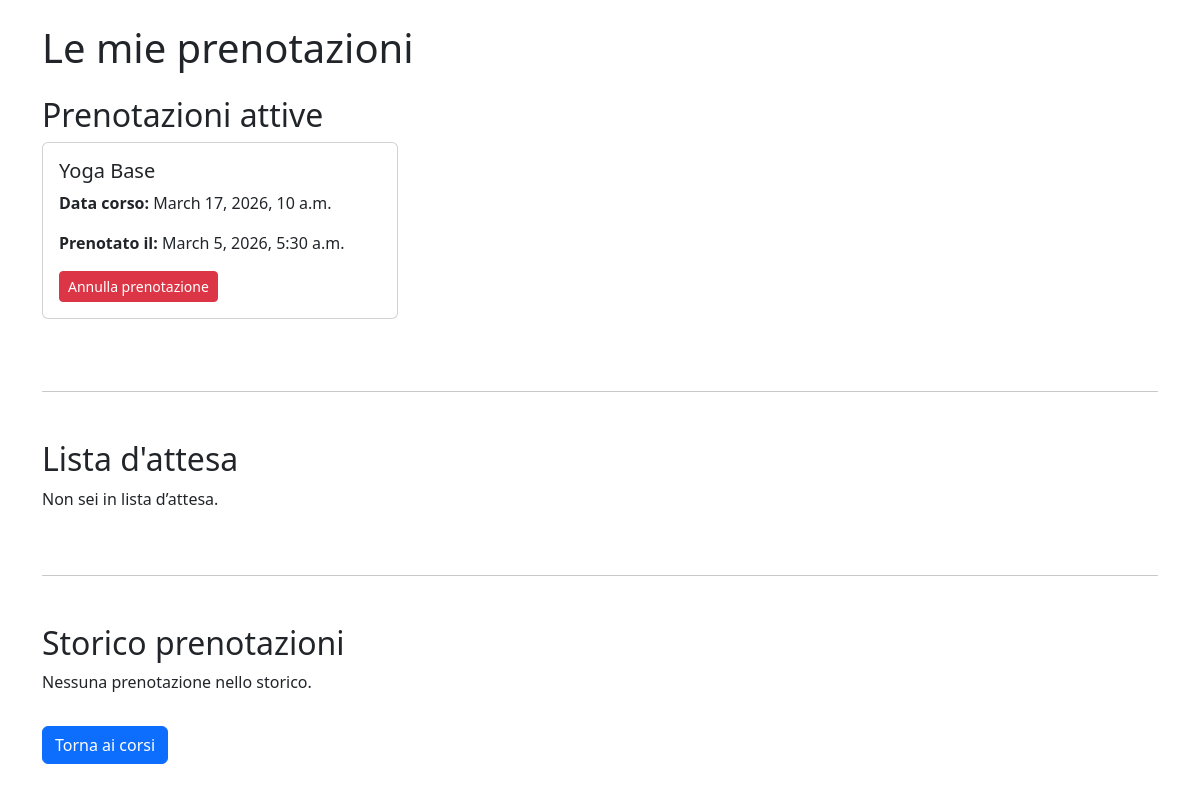
/mie-prenotazioni/ (signed in), run on the app's committed database.
### corsi/models.py (models this page shows, shortened)
class Prenotazione(models.Model):
    utente = models.ForeignKey(User, on_delete=models.CASCADE)
    corso = models.ForeignKey(Corso, on_delete=models.CASCADE)
    data_prenotazione = models.DateTimeField(auto_now_add=True)
    attiva = models.BooleanField(default=True)
    in_lista_attesa = models.BooleanField(default=False)

class Corso(models.Model):
    titolo = models.CharField(max_length=100)
    descrizione = models.TextField()
    tipologia = models.CharField(max_length=50)
    data = models.DateTimeField()
    posti_disponibili = models.PositiveIntegerField()
    prezzo = models.DecimalField(max_digits=6, decimal_places=2)
    immagine = models.ImageField(upload_to='corsi/', blank=True, null=True)

### corsi/views.py (the view, shortened to what this page needs)
# urls.py: path('mie-prenotazioni/', views.mie_prenotazioni, name='mie_prenotazioni'),
@login_required
def mie_prenotazioni(request):
    prenotazioni_attive = Prenotazione.objects.filter(
        utente=request.user,
        attiva=True
    )
    prenotazioni_storico = Prenotazione.objects.filter(
        utente=request.user,
        attiva=False,
        in_lista_attesa=False
    )
    prenotazioni_lista_attesa = Prenotazione.objects.filter(
        utente=request.user,
        in_lista_attesa=True
    )
    return render(request, 'corsi/mie_prenotazioni.html', {
        'prenotazioni_attive': prenotazioni_attive,
        'prenotazioni_storico': prenotazioni_storico,
        'prenotazioni_lista_attesa': prenotazioni_lista_attesa
    })

### corsi/templates/corsi/mie_prenotazioni.html (shortened to what this page needs)
<!DOCTYPE html>
<html>
<head>
    <link href="https://cdn.jsdelivr.net/npm/bootstrap@5.3.2/dist/css/bootstrap.min.css" rel="stylesheet">
</head>
<body class="container mt-4">
<h1 class="mb-4">Le mie prenotazioni</h1>
<h2>Prenotazioni attive</h2>
<div class="row">
{% for prenotazione in prenotazioni_attive %}
<div class="col-md-4 mb-4">
<div class="card">
<div class="card-body">
<h5 class="card-title">{{ prenotazione.corso.titolo }}</h5>
<p class="card-text">
<strong>Data corso:</strong> {{ prenotazione.corso.data }}
</p>
<p>
<strong>Prenotato il:</strong> {{ prenotazione.data_prenotazione }}
</p>
<a href="{% url 'annulla_prenotazione' prenotazione.id %}"
   class="btn btn-danger btn-sm">
   Annulla prenotazione
</a>
</div>
</div>
</div>
{% empty %}
<p>Non hai ancora prenotazioni.</p>
{% endfor %}
</div>
<hr class="my-5">
<h2>Lista d'attesa</h2>
<div class="row">
{% for prenotazione in prenotazioni_lista_attesa %}
<div class="col-md-4 mb-4">
<div class="card border-warning">
<div class="card-body">
<h5 class="card-title">{{ prenotazione.corso.titolo }}</h5>
<p>
<strong>Data:</strong> {{ prenotazione.corso.data }}
</p>
<span class="badge bg-warning text-dark">
In lista d’attesa (posizione {{ prenotazione.posizione_lista }})
</span>
</div>
</div>
</div>
{% empty %}
<p>Non sei in lista d’attesa.</p>
{% endfor %}
</div>
<hr class="my-5">
<h2>Storico prenotazioni</h2>
<div class="row">
{% for prenotazione in prenotazioni_storico %}
<div class="col-md-4 mb-4">
<div class="card border-secondary">
<div class="card-body">
<h5 class="card-title">{{ prenotazione.corso.titolo }}</h5>
<p>
<strong>Data:</strong> {{ prenotazione.corso.data }}
</p>
<span class="badge bg-secondary">
Prenotazione annullata
</span>
</div>
</div>
</div>
{% empty %}
<p>Nessuna prenotazione nello storico.</p>
{% endfor %}
</div>
<a href="/" class="btn btn-primary mt-3">
Torna ai corsi
</a>
</body>
</html>

### data on the page
Prenotazione: corso.titolo "Yoga Base", corso.data "March 17, 2026, 10 a.m.", data_prenotazione "March 5, 2026, 5:30 a.m."
